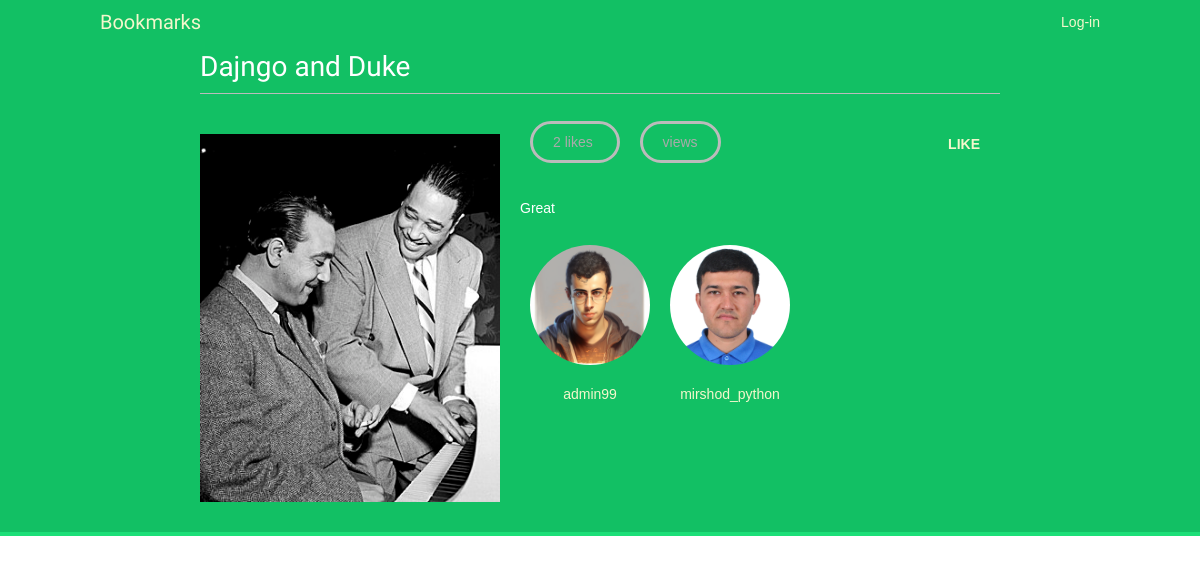
Screenshot of /images/detail/2/dajngo-and-duke/ with the database file from the repository.
### images/models.py (models this page shows, shortened)
class Image(models.Model):
    user = models.ForeignKey(settings.AUTH_USER_MODEL, related_name='images_created', on_delete=models.CASCADE)
    title = models.CharField(max_length=200)
    slug = models.SlugField(max_length=200, blank=True)
    url = models.URLField(max_length=2000)
    image = models.ImageField(upload_to='images_for_image_app/%Y/%m/%d/')
    description = models.TextField(blank=True)
    created = models.DateField(auto_now_add=True)
    users_like = models.ManyToManyField(settings.AUTH_USER_MODEL, related_name='images_liked', blank=True)
    total_likes = models.PositiveIntegerField(default=0)
    class Meta:
        indexes = [
            models.Index(fields=['-created']),
            models.Index(fields=['-total_likes']),
        ]
        ordering = ['-created']

### account/models.py (models this page shows, shortened)
class Profile(AbstractUser):
    first_name = models.CharField(max_length=200)
    last_name = models.CharField(max_length=200)
    email = models.EmailField(max_length=100)
    date_of_birth = models.DateField(blank=True, null=True)
    photo = models.ImageField(upload_to='images/', blank=True)

### images/views.py (the view)
# urls.py: path('detail/<int:id>/<slug:slug>/', ImageDetailView.as_view(), name='detail'),
class ImageDetailView(View):
    def get(self, request, id, slug):
        image = get_object_or_404(Image, id=id, slug=slug)
        users = Profile.objects.filter(is_active=True)
        """
        Counting total number of viewed images using Redis
        r.incr - a command which increments the value of given key by 1.
        If the key does not exist, the (incr) creates it and save it in database.
        the incr() method returns the final value of key after performing operation
        """
        total_views = r.incr(f'image:{image.id}:views')
        r.zincrby('image_ranking', 1, image.id)
        return render(request, 'images/image/detail.html',
                      {'section': 'images', 'image': image, 'total_views': total_views, 'users': users})

### images/templates/images/image/detail.html (shortened to what this page needs)
{% extends "base.html" %}
{% block content %}
  <h1>{{ image.title }}</h1>
  {% load thumbnail %}
  <a href="{{ image.image.url }}">
    <img src="{% thumbnail image.image 300x0 %}" class="image-detail">
  </a>
  {% with total_likes=image.users_like.count users_like=image.users_like.all %}
    <div class="image-info">
      <div>
        <span class="count">
          <span class="total">{{ total_likes }}</span>
          like{{ total_likes|pluralize }}
        </span>
        <span class="count">{{ total_views }} view{{ total_views|pluralize }}</span>
        <a href="#" data-id="{{ image.id }}" data-action="{% if request.user in users_like %}un{% endif %}like" class="like button">
          {% if request.user not in users_like %}
            Like
          {% else %}
            Unlike
          {% endif %}
        </a>
      </div>
      {{ image.description|linebreaks }}
    </div>
    <div class="image-likes">
      {% for user in users_like %}
        <div>
          {% if user.photo %}
            <img src="{{ user.photo.url }}">
          {% endif %}
          <p>
            <a href="{% url 'account:user_detail' user.username %}" class="title">{{ user.username }}</a>
          </p>
        </div>
      {% empty %}
        Nobody likes this image yet.
      {% endfor %}
    </div>
  {% endwith %}
{% endblock %}

### account/static/css/base.css (style rules this page uses)
body { margin:0; padding:0; font-family:helvetica, sans-serif; }
p { line-height: 1.8; }
a { color:#12c064; text-decoration:none; }
h1, h2, h3, h4, h5 , h6 { font-family: 'Muli', sans-serif; font-weight:normal; }
h1 { border-bottom:1px solid #bbb; padding:0 0 10px 0; margin:10px 0 20px 0; }
#header a { color:#f3f7cc; }
input[type=submit], a.button { font-weight:bold; background:#12c064; color:#fff; padding:10px 20px; font-size:14px; text-transform:uppercase; }
.image-preview, .image-detail { max-width:300px; float:left; margin:0 20px 20px 0; }
.image-detail { margin-top:20px; }
.image-info div { padding:20px 0; overflow:auto; }
.count { color:#aaa; border:3px solid #bbb; border-radius:26px; padding:10px 20px; margin:20px 10px 0; }
a.like, a.follow { float:right; margin-top:-8px; }
.image-likes div { float:left; width:auto; padding:10px; text-align:center; }
.image-likes img { width:120px; height:120px; border-radius:50%; }

### rows the page displays
Image: title "Dajngo and Duke", image (picture), description "Great"
Profile: photo (picture), username "admin99"
Profile: photo (picture), username "mirshod_python"

### other values shown
{{ total_likes }} "2"
